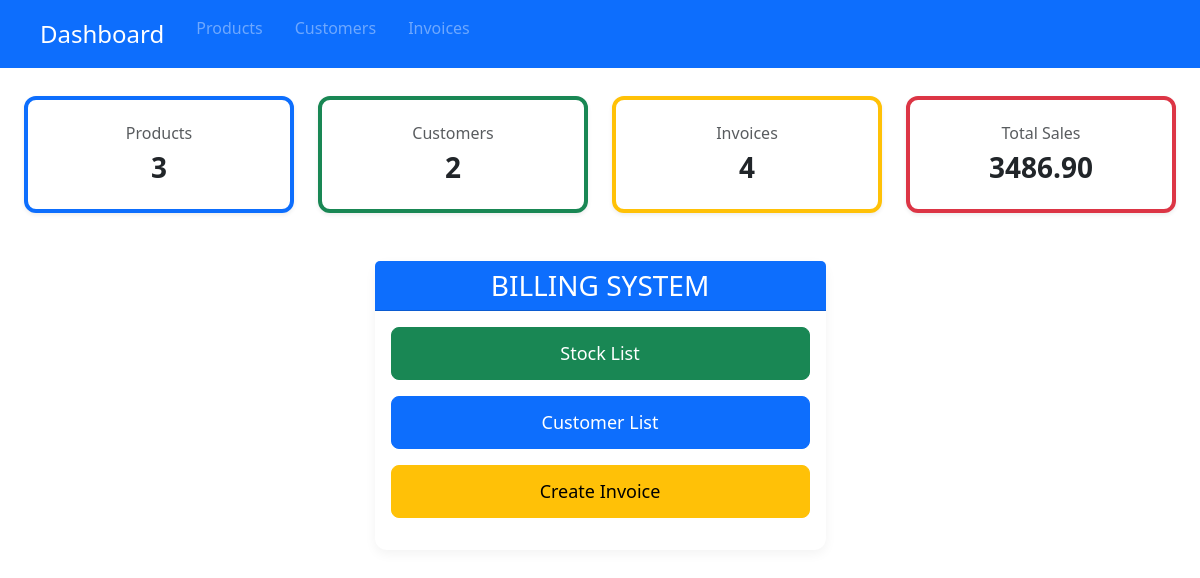
Before: /home/ with the older database file.
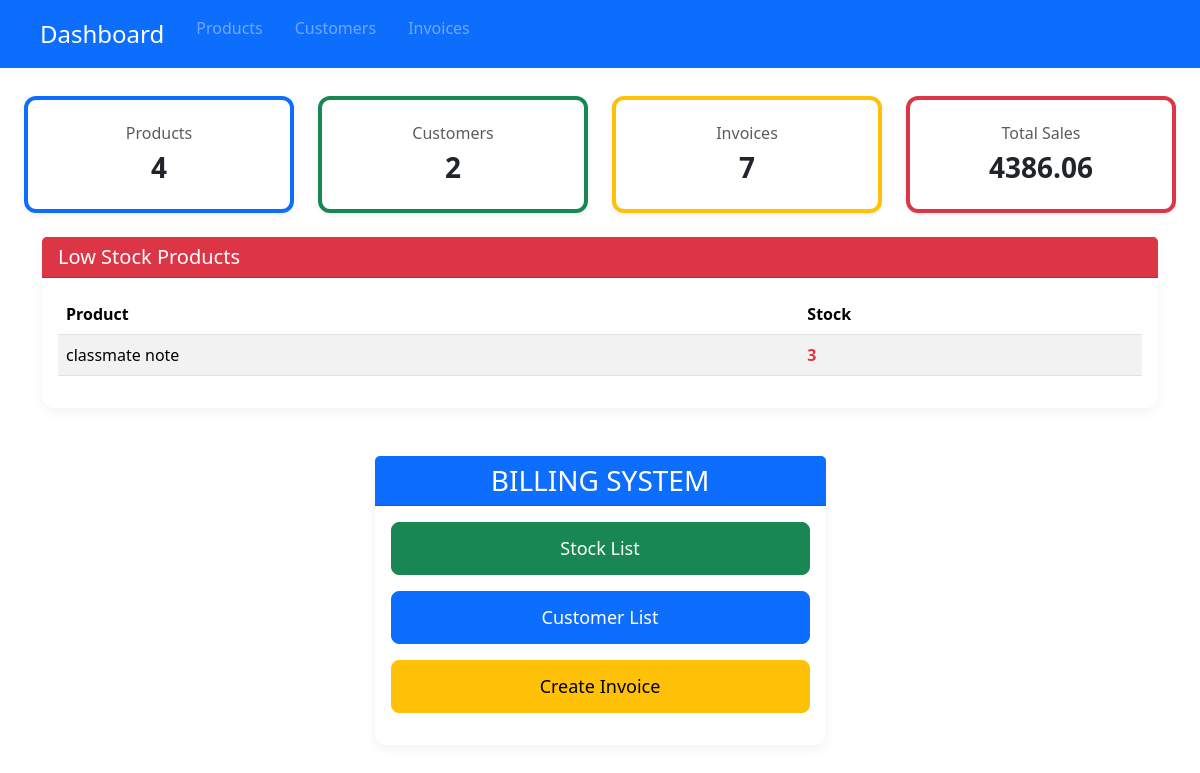
After: the same page with the newer database file.
### inventory/models.py (models this page shows, shortened)
class Product(models.Model):
    product_name=models.CharField(max_length=250)
    product_code=models.CharField(max_length=50,unique=True)
    product_description=models.TextField(blank=True)
    product_price=models.DecimalField(max_digits=10,decimal_places=2)
    gst_percent=models.IntegerField()
    stock_quantity=models.IntegerField()
    product_image=models.ImageField()
    created_at=models.DateTimeField(auto_now_add=True)

### inventory/views.py (the view)
# urls.py: 2. Add a URL to urlpatterns:  path('', views.home, name='home')
def home(request):
    PO=Product.objects.all()
    low_stock=[]
    for O in PO:
        if O.stock_quantity<5:
            low_stock.append(O)
    CO=Customer.objects.all()
    IO=Invoice.objects.all()
    total=Invoice.objects.aggregate(Sum('grand_total'))
    d={'PO':len(PO),
       'CO':len(CO),
       'IO':len(IO),
       'total':total['grand_total__sum'],
       'low_stock':low_stock}
    return render(request,'inventory/home.html',d)

### templates/inventory/home.html (shortened to what this page needs)
{% extends 'inventory/dummy.html' %}
{% block content %}
<div class="row g-4 mt-1 ps-4 pe-4">
<div class="col-md-3">
<div class="card dashboard-card shadow-sm border-start border-primary border-4">
<div class="card-body text-center">
<h6 class="mt-2 text-muted">Products</h6>
<h3 class="fw-bold">{{PO}}</h3>
</div>
</div>
</div>
<div class="col-md-3">
<div class="card dashboard-card shadow-sm border-start border-success border-4">
<div class="card-body text-center">
<h6 class="mt-2 text-muted">Customers</h6>
<h3 class="fw-bold">{{CO}}</h3>
</div>
</div>
</div>
<div class="col-md-3">
<div class="card dashboard-card shadow-sm border-start border-warning border-4">
<div class="card-body text-center">
<h6 class="mt-2 text-muted">Invoices</h6>
<h3 class="fw-bold">{{IO}}</h3>
</div>
</div>
</div>
<div class="col-md-3">
<div class="card dashboard-card shadow-sm border-start border-danger border-4">
<div class="card-body text-center">
<h6 class="mt-2 text-muted">Total Sales</h6>
<h3 class="fw-bold">{{total | floatformat:2}}</h3>
</div>
</div>
</div>
</div>
{% if low_stock %}
<div class="container mt-4">
<div class="card main-card">
<div class="card-header bg-danger text-white">
<h5 class="mb-0">
 Low Stock Products
</h5>
</div>
<div class="card-body">
<table class="table table-striped table-hover">
<thead>
<tr>
<th>Product</th>
<th>Stock</th>
</tr>
</thead>
<tbody>
{% for LSO in low_stock %}
<tr>
<td>{{LSO.product_name}}</td>
<td class="text-danger fw-bold">{{LSO.stock_quantity}}</td>
</tr>
{% endfor %}
</tbody>
</table>
</div>
</div>
</div>
{% endif %}
<div class="container mt-5">
<div class="row justify-content-center">
<div class="col-md-5">
<div class="card main-card">
<div class="card-header bg-primary text-white text-center">
<h3 class="mb-0">BILLING SYSTEM</h3>
</div>
<div class="card-body">
<a href="{% url 'ProductList' %}" class="btn btn-success w-100 mb-3 menu-btn">
 Stock List
</a>
<a href="{% url 'CustomerList' %}" class="btn btn-primary w-100 mb-3 menu-btn">
 Customer List
</a>
<a href="{% url 'InvoiceCreate' %}" class="btn btn-warning w-100 mb-3 menu-btn">
 Create Invoice
</a>
</div>
</div>
</div>
</div>
</div>
{% endblock %}

Changed rows visible on the page:
added Product: product_name "classmate note", stock_quantity "3"
Other visible differences:
{{ PO }}: "3" → "4"
{{ IO }}: "4" → "7"
{{ total | floatformat:2 }}: "3486.90" → "4386.06"
text now shown: "Low Stock Products Product Stock"
